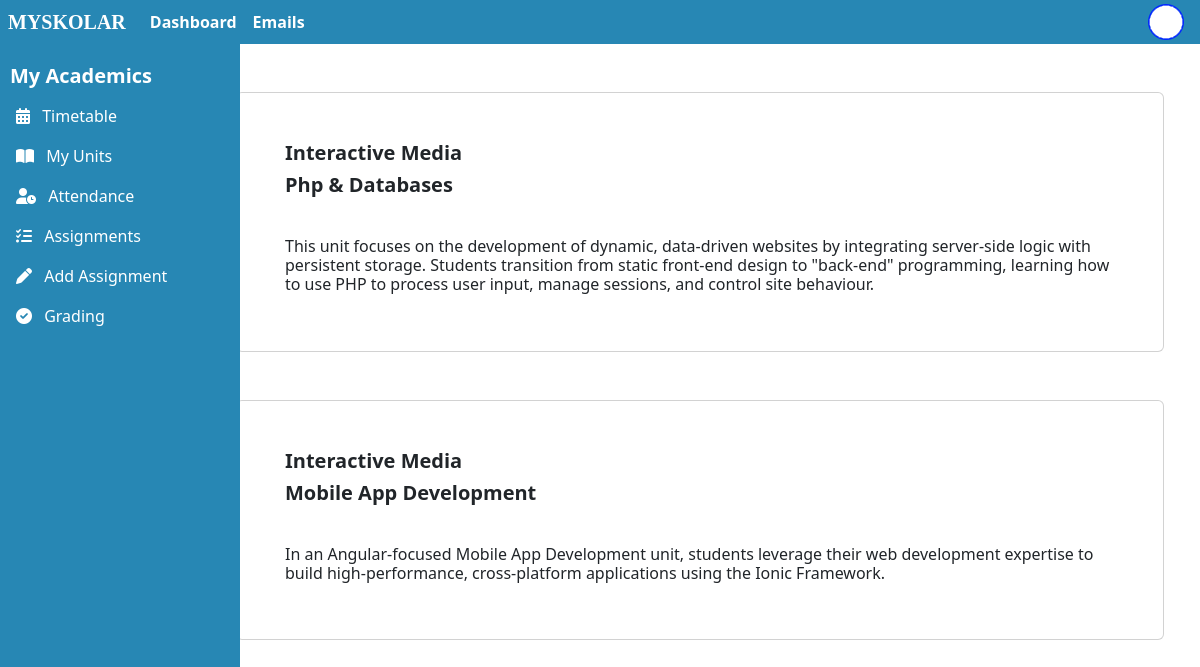
Page /lecturer-units.php (signed in) on the committed database.
### tables this page shows
CREATE TABLE `unit` (
  `unitId` int(11) NOT NULL,
  `courseId` int(11) NOT NULL,
  `semester` varchar(50) NOT NULL,
  `unitName` varchar(255) NOT NULL,
  `unitDescription` text NOT NULL
);

CREATE TABLE `course` (
  `courseId` int(11) NOT NULL,
  `courseName` varchar(255) NOT NULL,
  `courseDescription` text NOT NULL,
  `credits` int(11) NOT NULL
);

### includes/functions.php (called while the page is built, shortened)
<?php
    function getLecturerMyUnits($conn, $lecturerId){
        $sql = "SELECT * FROM unit, unit_lecturer, course
                    WHERE unit.courseId = course.courseId
                    AND unit_lecturer.unitId = unit.unitId
                    AND  unit_lecturer.lecturerId = ?" ;
        $stmt = mysqli_stmt_init($conn);
        if(!mysqli_stmt_prepare($stmt,$sql)){
            echo "<p>We have an error - Could not load lecturer units.</p>";
            exit();
        }
        mysqli_stmt_bind_param($stmt, "i", $lecturerId);
        mysqli_stmt_execute($stmt);
        $result = mysqli_stmt_get_result($stmt);
        return $result;
    }
?>

### includes/lecturer-units-inc.php (called while the page is built, shortened)
<?php
    require_once "dbh.php";
    require_once "functions.php";
    $lecturerUnits = getLecturerMyUnits($conn, $_SESSION['userId']);
   ?>

### lecturer-units.php (the view, shortened to what this page needs)
<?php
    include "includes/header.php";
    include "includes/functions.php";
    include "includes/lecturer-units-inc.php";
?>
<main class="col-md-9 ms-sm-auto col-lg-10 px-md-4">
    <?php foreach($lecturerUnits as $unit):?>
    <div class="container my-5">
        <div class="card p-4 p-md-5">
            <div class="d-flex justify-content-between align-items-start mb-4">
                <div>
                    <h5 class="fw-bold" name="courseName" value="courseName"><?php echo $unit['courseName']?></h5>
                    <h5 class="fw-bold mb-0" name="unitName" value="unitName"><?php echo $unit['unitName']?></h5>
                </div>
            </div>
            <div class="mt-3">
                <h6 name="unitDescription" value="unitDescription"><?php echo $unit['unitDescription']?></h6>
            </div>
        </div>
    </div>
<?php endforeach?>
</main>
<?php  include "includes/footer.php";  ?>

### css/style.css (style rules this page uses)
html, body { width: 100%; }

### rows in the picture
unit: courseId.courseName "Interactive Media", unitName "Php & Databases", unitDescription "This unit focuses on the development of dynamic, data-driven websites by integrating server-side logic with persistent storage. Students transition from static front-end design to \"back-end\" programming, learning how to use PHP to process user input, manage sessions, and control site behaviour."
unit: courseId.courseName "Interactive Media", unitName "Mobile App Development", unitDescription "In an Angular-focused Mobile App Development unit, students leverage their web development expertise to build high-performance, cross-platform applications using the Ionic Framework."
